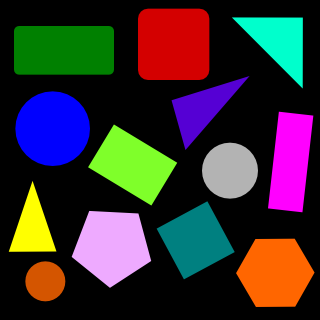
#> input picture Artificial Intelligence Basics/OpenCV_Notes/Resources/shapes.png, 320 x 320 px, found by its file name
$ python contour.py
#> lines starting #> are read from the running program, lines starting #| are printed output that depends on the picture; after the words box and inside, x2 and y2 are one past the last pixel; in counts of white or black regions, pixels touching at a corner belong together
import cv2
import numpy as np

def contours(img, imgc):
    contours, hierarchy = cv2.findContours(img, cv2.RETR_EXTERNAL, cv2.CHAIN_APPROX_NONE)

    for cnt in contours:
        area = cv2.contourArea(cnt)
        print(area)

        if area > 500:
            cv2.drawContours(imgc, cnt, -1, (0, 255, 0), 2)
            peri = cv2.arcLength(cnt, True)
            print(peri)
            approx = cv2.approxPolyDP(cnt, 0.02 * peri, True)
            print(approx)

            cor = len(approx)

            x, y, w, h = cv2.boundingRect(approx)

            if cor == 3: objt = 'Triangle'
            elif cor == 4:
                if w == h:
                    objt = 'Square'
                else:
                    objt = 'Rectangle'

            elif cor == 5: objt = 'Pentagon'
            elif cor == 6: objt = 'Hexagon'
            else: objt = 'Circle'


            cv2.rectangle(imgc, (x, y), (x + w, y + h), (0, 255, 0), 1)
            cv2.putText(imgc, objt, (x + (w//2), y + (h//2)), cv2.FONT_HERSHEY_PLAIN, 1, (0, 255, 0), 2)


path = 'Resources\\shapes.png'

img = cv2.imread(path)
#> img is the input picture: shape (320, 320, 3); mean B, G, R 49, 46.1, 55.8
imgc = img.copy()
gray = cv2.cvtColor(img, cv2.COLOR_BGR2GRAY)
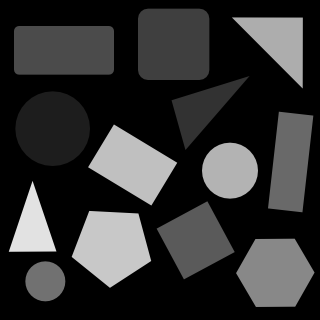
#> gray: shape (320, 320); min 0, max 226, mean 49.3
blur = cv2.GaussianBlur(gray, (7, 7), 0)
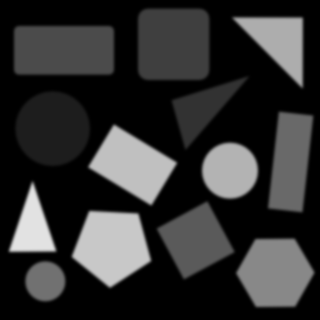
#> blur: shape (320, 320); min 0, max 226, mean 49.3
canny = cv2.Canny(blur, 50, 50)
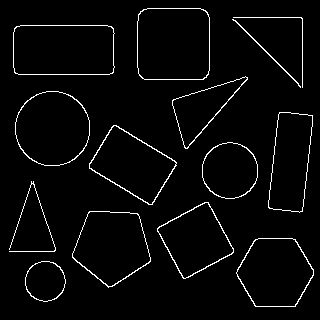
#> canny: shape (320, 320); 3.3% white in thin lines or dots, all inside (x1, y1, x2, y2) = (9, 8, 314, 307)
here = np.hstack((canny, blur))
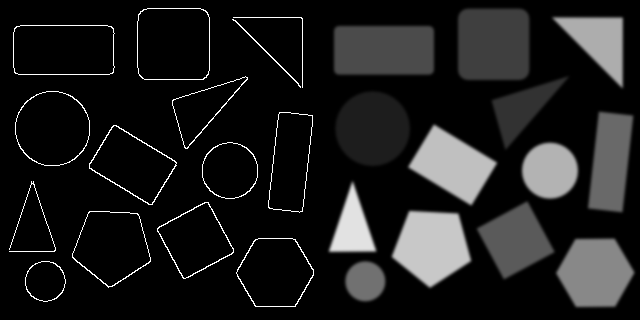
#> here: shape (320, 640); min 0, max 255, mean 28.8

contours(canny, imgc)
#> in contours, `contours, hierarchy = cv2.findContours(img, cv2.RETR_EXTERNAL, cv2.CHA..`: contours = 14 contours, 2 with area under 20; largest, box (x1, y1, x2, y2) and area: (137, 8, 210, 80) 5006, (13, 25, 115, 75) 4867, (15, 91, 90, 166) 4370, (72, 211, 151, 288) 4187, (236, 238, 314, 307) 4029
#> the loop in contours, `for cnt in contours:` made 14 passes
#> (area, peri, approx, cor, x, y, w, h) on passes 4, 7, 8, 10, 11, 14: (3365.5, 243.7, [[208, 202], [157, 228], [183, 278], [233, 252]], 4, 157, 202, 77, 77), (3753.5, 261.9, [[113, 125], [89, 168], [152, 204], [176, 162]], 4, 89, 125, 88, 80), (3363, 270.4, [[279, 112], [268, 207], [299, 212], [312, 115]], 4, 268, 112, 45, 101), (2134, 236.6, [[247, 77], [172, 100], [185, 148]], 3, 172, 77, 76, 72), (4867, 292.6, [[14, 28], [15, 73], [113, 72], [111, 26]], 4, 14, 26, 100, 48), (5006.5, 272.5, [[140, 11], [139, 75], [206, 77], [207, 12]], 4, 139, 11, 69, 67)
#> (area, peri, cor, x, y, w, h, objt) on passes 1, 2, 3, 6, 9: (1256.5, 133.6, 8, 25, 261, 41, 41, 'Circle'), (4029, 245.5, 6, 236, 239, 78, 68, 'Hexagon'), (4187, 256.5, 5, 72, 212, 79, 76, 'Pentagon'), (2457, 185.7, 8, 202, 142, 56, 57, 'Circle'), (4370, 246.8, 8, 15, 91, 75, 75, 'Circle')
#> (printed output is left out)
#> after the loop in contours, `for cnt in contours:`:
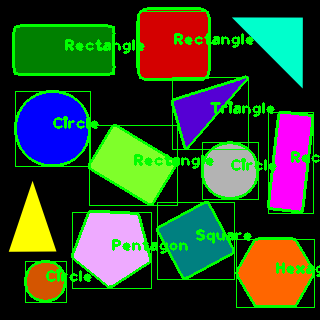
#> imgc: shape (320, 320, 3); 12.29% of pixels changed, all inside (x1, y1, x2, y2) = (12, 7, 320, 308)
# cv2.imshow('Original', img)
here2 = np.hstack((img, imgc))
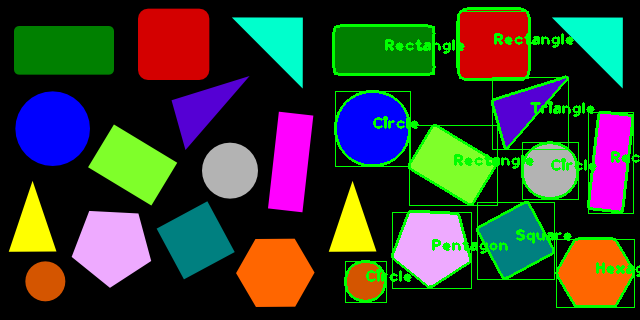
#> here2: shape (320, 640, 3); mean B, G, R 45.9, 59.3, 52.1

cv2.imshow('Both', here2)
cv2.imshow('Gray', gray)
cv2.imshow('Blur', here)

cv2.waitKey(0)
